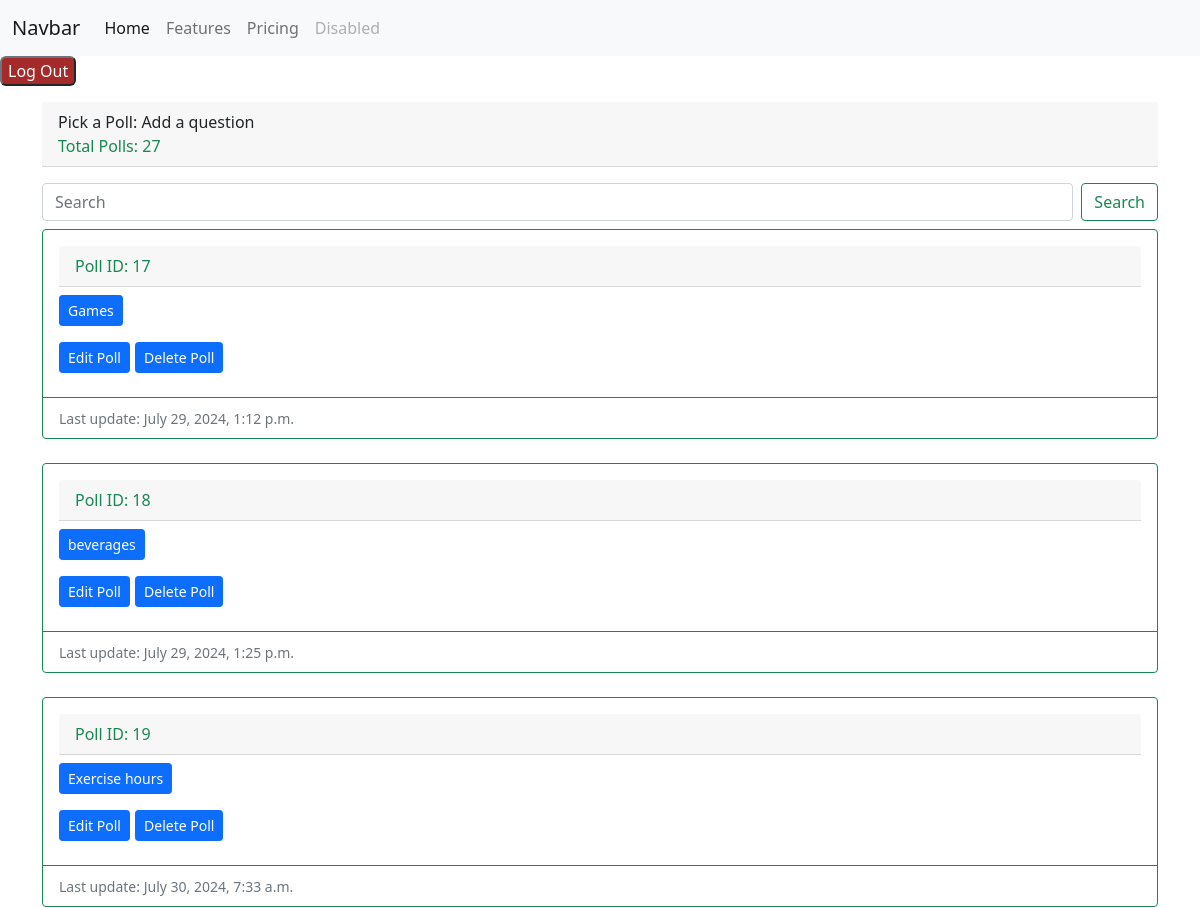
Before: /users/available_polls/ (signed in, upper part) with the older database file.
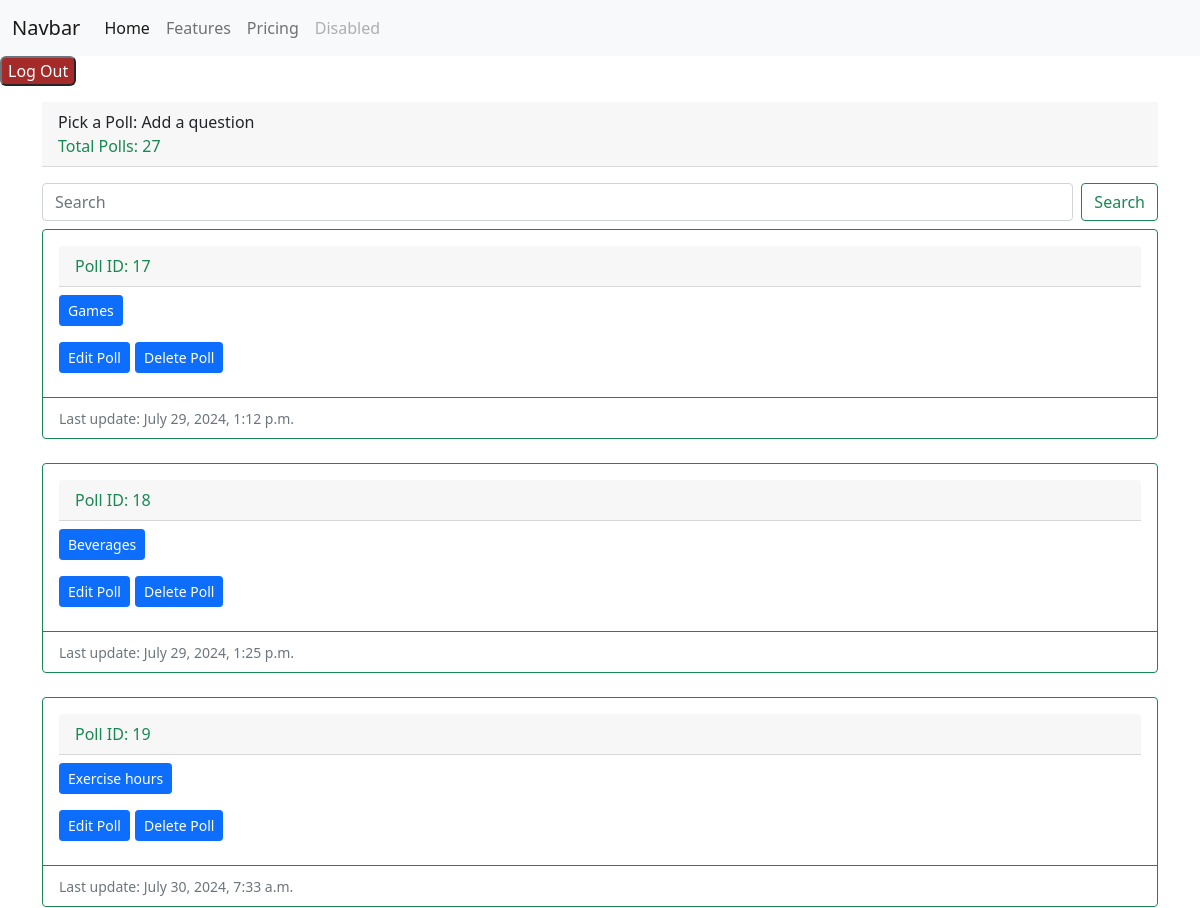
After: the same page with the newer database file.
### polls/models.py (models this page shows, shortened)
class Poll(models.Model):
    name = models.CharField(max_length=255, null=True, blank=True)
    posted_by = models.ForeignKey(User, on_delete=models.SET_NULL, null=True, blank=True)
    pub_date = models.DateTimeField("date published",default=timezone.now)

### users/views.py (the view)
# urls.py: path('available_polls/', views.AvailablePollsView.as_view(), name ='available_polls'),
class AvailablePollsView(LoginRequiredMixin, ListView):
    form_class = CreatePollForm
    paginate_by= 4
    template_name = 'users/available_polls.html'
    def get_context_data(self, **kwargs):
        context = super().get_context_data(**kwargs)
        context["polls"] = Poll.objects.all()
        context["count"] = Poll.objects.count()
        return context
    def get_queryset(self):
        search_query = self.request.GET.get("search_poll")
        if search_query:
            object_list = Poll.objects.filter(
                name__icontains=search_query).order_by("-pub_date")
        else:
            object_list = Poll.objects.all()
        return object_list

### users/templates/users/available_polls.html (shortened to what this page needs)
{% extends 'base.html' %}
{% block content%}
<div class="card-header mb-3 mt-3">Pick a Poll: Add a question
  <div class="text-success">Total Polls: {{count}}</div>
</div>
<form action="{% url 'users:pollsearch' %}" class="d-flex mb-2" method="GET">
  <input class="form-control me-2" type="search" placeholder="Search" aria-label="Search" name="search_poll">
  <button class="btn btn-outline-success" type="submit">Search</button>
</form>
<div class="row row-cols-1 row-cols-md-1 g-4">
  {% for poll in polls %}
  <div class="col">
    <div class="card border-success">
      <div class="card-body">
        <div class="card-header text-success mb-2">Poll ID: {{poll.id}}</div>
        <h5 class="card-title mt-2">
          <a href="{% url 'users:create_poll_quiz' poll.id%}" class="btn btn-primary btn-sm">{{poll.name}}</a>
          <div class="mt-3">
            <a href="{%url 'users:edit_poll_name' poll.id %}" class="btn btn-primary btn-sm">Edit Poll</a>
            <a href="{%url 'users:delete_poll_name' poll.pk%}" class="btn btn-primary btn-sm">Delete Poll</a>
          </div>
        </h5>
      </div>
      <div class="card-footer bg-transparent border-success">
        <p class="card-text"><small class="text-muted">Last update: {{poll.pub_date}}</small></p>
      </div>
    </div>
  </div>
  {% endfor %}
</div>
{%endblock%}

Changed rows visible on the page:
changed Poll id 18: name "beverages" → "Beverages"
